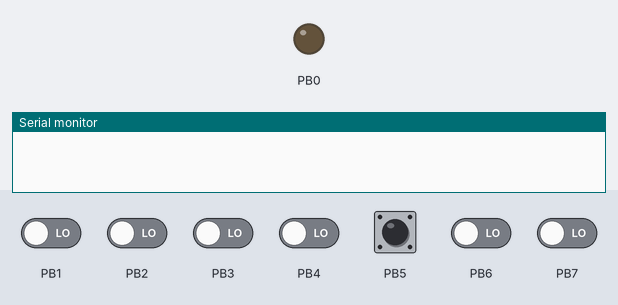
Bench run of a program on a simulated ATmega328P, built with avr-gcc and emulated at 16 MHz. Parts: output pins drawn as LEDs (lit = HIGH), the last lines printed to the serial monitor. Dashed ring = blinking. The inputs (shaded band) are chosen by the test bench; at power-on: PB1–7 LOW.

Above: at 1.2 s.
1.3 s: PB5 pulled LOW for 0.15 s
At 42.79 s:
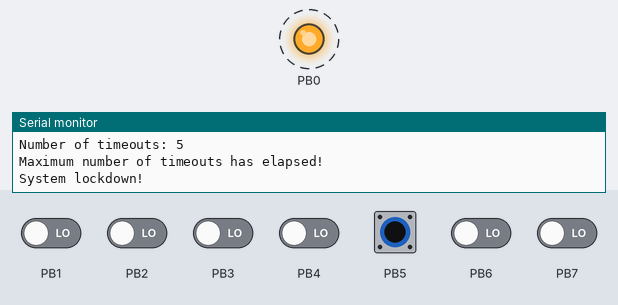
Timing chart, 0 to 44.3 s (numbered marks = the images above; inputs shaded):
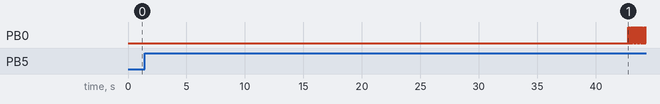

The program:

main.c
```c
/********************************************************************************
* main.c: Demonstration av inbyggt system innefattande PWM-styrning av
*         lysdioder anslutna till pin 8 - 10 (PORTB0 - PORTB2) via en
*         potentiometer ansluten till analog pin A0 (PORTB). Maximalt fem
*         Watchdog-timeouts (sker efter 8192 ms utan Watchdog reset) får ske
*         innan systemet låses.
*
*         För att genomgöra Watchdog reset kan användaren trycka på en
*         tryckknapp ansluten till pin 13 (PORTB5). Efter fem timeouts låses
*         systemet, där det enda som sker är att en lysdiod ansluten till
*         pin 8 (PORTB0) blinkar var 50:e millisekund via Timer 1.
*
*         Utskrift sker via seriell överföring efter varje Watchdog timeout,
*         vid Watchdog reset samt vid låsning av systemet. För att undvika
*         multipla avbrott orsakat av kontaktstudsar inaktiveras PCI-avbrott
*         på I/O-port B i 300 millisekunder efter nedtryckning, implementerat
*         via Timer 0.
********************************************************************************/
#include "header.h"

/* Deklaration av globala objekt: */
struct led l1;
struct button b1;
struct timer t0, t1;

/********************************************************************************
* setup: Initierar systemet enligt följande:

*        1. Initierar lysdiod l1 ansluten till pin 8 (PORTB0).
*
*        2. Initierar tryckknapp b1 ansluten till pin 13 (PORTB5) och
*           aktiverar avbrott vid nedtryckning/uppsläppning.
*           Avbrottsvektor för avbrottsrutinen är PCINT0_vect.
*
*        3. Initierar timer t0 till den 8-bitars timerkretsen Timer 0, som
*           löper ut efter 300 millisekunder efter aktivering i Normal Mode.
*           Avbrottsvektor för avbrottsrutinen är TIMER0_OVF_vect.
*
*        4. Initierar timer t1 till den 16-bitars timerkretsen Timer 1, som
*           löper ut efter 50 millisekunder efter aktivering i CTC Mode
*           (räknar upp till 256 och fungerar därmed som en 8-bitars timer).
*           Avbrottsvektor för avbrottsrutinen är TIMER0_COMPA_vect.
*
*        5. Initierar seriell överföring med en baud rate på 9600 kbps för
*           att möjliggöra utskrift till seriell terminal.
*
*        6. Initierar Watchdog-timern med en timeout på 8192 ms. Avbrott
*           aktiveras så att timeout medför avbrott. Avbrottsvektorn för
*           motsvarande avbrottsrutin är WDT_vect.
********************************************************************************/
void setup(void)
{
   led_init(&l1, 8);
   button_init(&b1, 13);
   button_enable_interrupt(&b1);

   timer_init(&t0, TIMER_SEL_0, 300);
   timer_init(&t1, TIMER_SEL_1, 50);

   serial_init(9600);

   wdt_init(WDT_TIMEOUT_8192_MS);
   wdt_enable_interrupt();
   return;
}

/********************************************************************************
* main: Initierar systemet vid start. Watchdog timeout sker sedan kontinuerligt
*       var 8192:e millisekund om inte användaren under denna tid återställer
*       Watchdog-timern, vilket åstadkommes genom att trycka ned tryckknapp
*       b1 ansluten till pin 13 (PORTB5). Efter fem timeouts låses systemet.
*       Lysdiod l1 ansluten till pin 8 (PORTB0) kommer då kontinuerligt blinka
*       var 50:e millisekund tills en total systemåterställning genomförs.
********************************************************************************/
int main(void)
{
   setup();

   while (1)
   {

   }

   return 0;
}
```

adc.c
```c
/********************************************************************************
* adc.c: Innehåller funktionsdefinitioner för implementering av AD-omvandling
*        för analoga signaler via strukten adc.
********************************************************************************/
#include "adc.h"

/********************************************************************************
* adc_init: Initierar analog pin för avläsning och AD-omvandling av insignaler,
*           som antingen kan anges som ett tal mellan 0 - 5 eller via konstanter
*           A0 - A5 (som motsvarar heltal 14 - 19).
*
*           - self: Pekare till analog pin som ska användas för AD-omvandling.
*           - pin : Analog pin som ska läsas för AD-omvandling.
********************************************************************************/
void adc_init(struct adc* self,
              const uint8_t pin)
{
   if (pin >= 0 && pin <= 5)
   {
      self->pin = pin;
   }
   else if (pin >= 14 && pin <= 19)
   {
      self->pin = pin - 14;
   }

   self->pwm_on_us = 0;
   self->pwm_off_us = 0;

   (void)adc_read(self);
   return;
}

/********************************************************************************
* adc_read: Läser av en analog insignal och returnerar motsvarande digitala
*           motsvarighet mellan 0 - 1023.
*
*           - self: Pekare till analog pin som ska läsas av.
********************************************************************************/
uint16_t adc_read(const struct adc* self)
{
   ADMUX = (1 << REFS0) | self->pin;
   ADCSRA = (1 << ADEN) | (1 << ADSC) | (1 << ADPS2) | (1 << ADPS1) | (1 << ADPS0);
   while ((ADCSRA & (1 << ADIF)) == 0);
   ADCSRA = (1 << ADIF);
   return ADC;
}

/********************************************************************************
* adc_get_pwm_values: Läser av en analog insignal och beräknar on- och off-tid
*                     för PWM-generering, avrundat till närmaste heltal.
*
*                     - self         : Pekare till analog pin som ska läsas av.
*                     - pwm_period_us: PWM-perioden (on-tid + off-tid) mätt i
*                                      mikrosekunder (default = 10 000 us).
********************************************************************************/
void adc_get_pwm_values(struct adc* self,
                        uint16_t pwm_period_us)
{
   if (!pwm_period_us) pwm_period_us = 10000;
   self->pwm_on_us = (uint16_t)(adc_duty_cycle(self) * pwm_period_us + 0.5);
   self->pwm_off_us = pwm_period_us - self->pwm_on_us;
   return;
}
```

adc.h
```c
/********************************************************************************
* adc.h: Innehåller funktionalitet för enkel implementering av AD-omvandling
*        för analoga signaler via strukten adc. AD-omvandling sker via inläsning
*        av signaler från analoga pinnar A0 - A5 på  Arduino Uno, vilket
*        motsvarar PORTC0 - PORTC5 på ATmega328P.
*
*        Analoga insignaler mellan 0 - 5 V AD-omvandlas till digitala
*        motsvarigheter mellan 0 - 1023. Duty cycle kan användas för
*        PWM-generering och beräknas enligt nedan:
*
*                       duty cycle = ADC_result / ADC_MAX,
*
*       där ADC_result är resultat avläst från AD-omvandlaren OCH ADC_MAX
*       utgör högsta möjliga avlästa värde, vilket är 1023.0.
********************************************************************************/
#ifndef ADC_H_
#define ADC_H_

/* Inkluderingsdirektiv: */
#include "misc.h"

/* Makrodefinitioner: */
#define ADC_MAX 1023.0 /* Högsta digitala värde vid AD-omvandling (motsvarar 5 V). */
#define VCC 5.0        /* 5 V matningsspänning. */

/********************************************************************************
* adc: Strukt för implementering av AD-omvandlare, som möjliggör avläsning
*      av insignaler från analoga pinnar samt beräkning av on- och off-tid för
*      PWM-generering (tiden som PWM-styrd utsignal ska vara hög respektive låg).
********************************************************************************/
struct adc
{
   uint8_t pin;         /* Analog pin som ska användas för avläsning. */
   uint16_t pwm_on_us;  /* On-tid för PWM-generering i mikrosekunder. */
   uint16_t pwm_off_us; /* Off-tid för PWM-generering i mikrosekunder. */
};

/********************************************************************************
* adc_init: Initierar analog pin för avläsning och AD-omvandling av insignaler,
*           som antingen kan anges som ett tal mellan 0 - 5 eller via konstanter
*           A0 - A5 (som motsvarar heltal 14 - 19).
*
*           - self: Pekare till analog pin som ska användas för AD-omvandling.
*           - pin : Analog pin som ska läsas för AD-omvandling.
********************************************************************************/
void adc_init(struct adc* self,
              const uint8_t pin);

/********************************************************************************
* adc_clear: Nollställer angivet adc-objekt.
*
*            - self: Pekare till objektet som ska nollställas.
********************************************************************************/
static inline void adc_clear(struct adc* self)
{
   self->pin = 0;
   self->pwm_on_us = 0;
   self->pwm_off_us = 0;
   return;
}

/********************************************************************************
* adc_read: Läser av en analog insignal och returnerar motsvarande digitala
*           motsvarighet mellan 0 - 1023.
*
*           - self: Pekare till analog pin vars insignal ska AD-omvandlas.
********************************************************************************/
uint16_t adc_read(const struct adc* self);

/********************************************************************************
* adc_duty_cycle: Läser av en analog insignal och returnerar motsvarande
*                 duty cycle som ett flyttal mellan 0 - 1.
*
*                 - self: Pekare till analog pin vars insignal ska AD-omvandlas.
********************************************************************************/
static inline double adc_duty_cycle(const struct adc* self)
{
   return adc_read(self) / ADC_MAX;
}

/********************************************************************************
* adc_get_pwm_values: Läser av en analog insignal och beräknar on- och off-tid
*                     för PWM-generering, avrundat till närmaste heltal.
*
*                     - self         : Pekare till analog pin som ska läsas av.
*                     - pwm_period_us: PWM-perioden (on-tid + off-tid) mätt i
*                                      mikrosekunder (default = 10 000 us).
********************************************************************************/
void adc_get_pwm_values(struct adc* self,
                        uint16_t pwm_period_us);

/********************************************************************************
* adc_get_input_voltage: Returnerar inspänningen på angiven analog pin genom att
*                        läsa av insignalen, omvandla till motsvarande digitala
*                        värde och sedan beräkna motsvarande inspänning.
*
*                        Värdet beräknas efter en matningsspänning på 5 V,
*                        vilket medför en analog insignal mellan 0 - 5 V.
*                        Genom att avläsa duty cycle (mellan 0 - 1) så erhålls
*                        motsvarande analoga inspänning Uin, som returneras.
*
*                        - self: Pekare till analog pin som ska läsas av.
********************************************************************************/
static inline double adc_get_input_voltage(const struct adc* self)
{
   return adc_duty_cycle(self) * VCC;
}

/********************************************************************************
* adc_get_temperature: Returnerar aktuell rumstemperatur via avläsning av
*                      temperatursensor TMP36, ansluten till angiven pin.
*
*                      Temperaturen T beräknas via följande formel:
*                      T = 100 * Uin - 50,
*                      där Uin är aktuell analog inspänning avläst från
*                      temperatursensor TMP36.
*
*                      - self: Pekare till analog pin som ska läsas av.
********************************************************************************/
static inline double adc_get_temperature(const struct adc* self)
{
   return 100 * adc_get_input_voltage(self) - 50;
}

#endif /* ADC_H_ */
```

button.c
```c
/********************************************************************************
* button.h: Innehåller funktionsdefinitioner för enkel implementering av
*           tryckknappar samt andra digitala inportar via strukten button.
********************************************************************************/
#include "button.h"

/********************************************************************************
* button_init: Initierar ny tryckknapp på angiven pin.
*
*              - self: Pekare till tryckknappen som ska initieras.
*              - pin : Tryckknappens pin-nummer på Arduino Uno, exempelvis 13.
*                      Alternativt kan motsvarande port-nummer på ATmega328P
*                      anges, exempelvis B5 för pin 13 eller D3 för pin 3.
********************************************************************************/
void button_init(struct button* self,
                 const uint8_t pin)
{
   if (pin >= 0 && pin <= 7)
   {
      self->pin = pin;
      self->pullup = &PORTD;
      self->input = &PIND;
      self->pcmsk = &PCMSK2;
      self->pcint = PCINT2;
   }
   else if (pin >= 8 && pin <= 13)
   {
      self->pin = pin - 8;
      self->pullup = &PORTB;
      self->input = &PINB;
      self->pcmsk = &PCMSK0;
      self->pcint = PCINT0;
   }
   else if (pin >= 14 && pin <= 19)
   {
      self->pin = pin - 14;
      self->pullup = &PORTC;
      self->input = &PINC;
      self->pcmsk = &PCMSK1;
      self->pcint = PCINT1;
   }

   (*self->pullup) |= (1 << self->pin);
   return;
}

/********************************************************************************
* button_clear: Nollställer tryckknapp samt motsvarande pin.
*
*               - self: Pekare till tryckknappen som ska nollställas.
********************************************************************************/
void button_clear(struct button* self)
{
   button_disable_interrupt(self);
   (*self->pullup) &= ~(1 << self->pin);

   self->pin = 0;
   self->pullup = 0;
   self->input = 0;
   self->pcmsk = 0;
   self->pcint = 0;
   return;
}

/********************************************************************************
* button_enable_interrupt: Aktiverar PCI-avbrott på angiven tryckknapp så att
*                          event på tryckknappens pin medför avbrott, både på
*                          stigande och fallande flank. Kontroll av flank måste
*                          skötas av användaren, förslagsvis via avläsning i
*                          motsvarande avbrottsrutin.
*
*                          Nedan visas sambandet mellan använd I/O-port samt
*                          avbrottsvektorn för motsvarande avbrottsrutin:
*
*                          I/O-port     pin (Arduino Uno)     Avbrottsvektor
*                             B              8 - 13             PCINT0_vect
*                             C             A0 - A5             PCINT1_vect
*                             D              0 - 7              PCINT2_vect
*
*                          - self: Pekare till tryckknappen som PCI-avbrott
*                                  ska aktiveras på.
********************************************************************************/
void button_enable_interrupt(struct button* self)
{
   asm("SEI");
   PCICR |= (1 << self->pcint);
   *(self->pcmsk) |= (1 << self->pin);
   return;
}

/********************************************************************************
* button_toggle_interrupt: Togglar aktivering av PCI-avbrott på angiven
*                          tryckknapp. Om avbrott är aktiverat vid anrop
*                          så sker inaktivering. På samma sätt gäller att om
*                          avbrott är inaktiverat vid anrop så sker aktivering.
*
*                          - self: Pekare till tryckknappen som aktivering av
*                                  PCI-avbrott ska inaktiveras på.
********************************************************************************/
void button_toggle_interrupt(struct button* self)
{
   if (button_interrupt_enabled(self))
   {
      button_disable_interrupt(self);
   }
   else
   {
      button_enable_interrupt(self);
   }

   return;
}
```

header.h
```c
/********************************************************************************
* header.h: Innehållande diverse definitioner samt deklarationer för
*           implementering av det inbyggda systemet.
********************************************************************************/
#ifndef HEADER_H_
#define HEADER_H_

/* Inkluderingsdirektiv: */
#include "led.h"
#include "button.h"
#include "timer.h"
#include "serial.h"
#include "eeprom.h"
#include "wdt.h"

/* Makrodefinitioner: */
#define TIMEOUT_MAX 5       /* Maximalt antal timeouts innan programmet låses. */

/* Deklaration av globala objekt: */
extern struct led l1;
extern struct button b1;
extern struct timer t0, t1;

/********************************************************************************
* setup: Initierar systemet enligt följande:

*        1. Initierar lysdiod l1 ansluten till pin 8 (PORTB0).
*
*        2. Initierar tryckknapp b1 ansluten till pin 13 (PORTB5) och
*           aktiverar avbrott vid nedtryckning/uppsläppning.
*           Avbrottsvektor för avbrottsrutinen är PCINT0_vect.
*
*        3. Initierar timer t0 till den 8-bitars timerkretsen Timer 0, som
*           löper ut efter 300 millisekunder efter aktivering i Normal Mode.
*           Avbrottsvektor för avbrottsrutinen är TIMER0_OVF_vect.
*
*        4. Initierar timer t1 till den 16-bitars timerkretsen Timer 1, som
*           löper ut efter 50 millisekunder efter aktivering i CTC Mode
*           (räknar upp till 256 och fungerar därmed som en 8-bitars timer).
*           Avbrottsvektor för avbrottsrutinen är TIMER0_COMPA_vect.
*
*        5. Initierar seriell överföring med en baud rate på 9600 kbps för
*           att möjliggöra utskrift till seriell terminal.
*
*        6. Skriver startvärdet 0 till adressen 100 i EEPROM-minnet. Denna
*           adress används för att lagra antalet passerade Watchdog timeouts.
*
*        7. Initierar Watchdog-timern med en timeout på 8192 ms. Avbrott
*           aktiveras så att timeout medför avbrott. Avbrottsvektorn för
*           motsvarande avbrottsrutin är WDT_vect.
********************************************************************************/
void setup(void);

#endif /* HEADER_H_ */
```

Source omitted: button.h (5771 bytes), eeprom.c (5352 bytes), eeprom.h (2921 bytes), isr.c (4102 bytes), led.c (2379 bytes), led.h (3973 bytes), led_vector.c (6389 bytes), led_vector.h (8120 bytes), misc.c (2041 bytes), misc.h (4572 bytes), pwm.c (4319 bytes), pwm.h (5490 bytes) and 7 more
